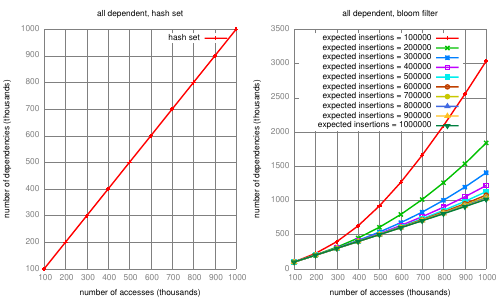

This chart was generated by the following gnuplot code:
set terminal pdf
set output 'dissertation-gnuplottex-fig3.pdf'
set multiplot layout 1,2
load '../charts/all-dependent_length-deps_HashSetTrace-with-instrument.gnuplot'
load '../charts/all-dependent_size-deps_BloomFilterTrace-with-instrument.gnuplot'
unset multiplot
